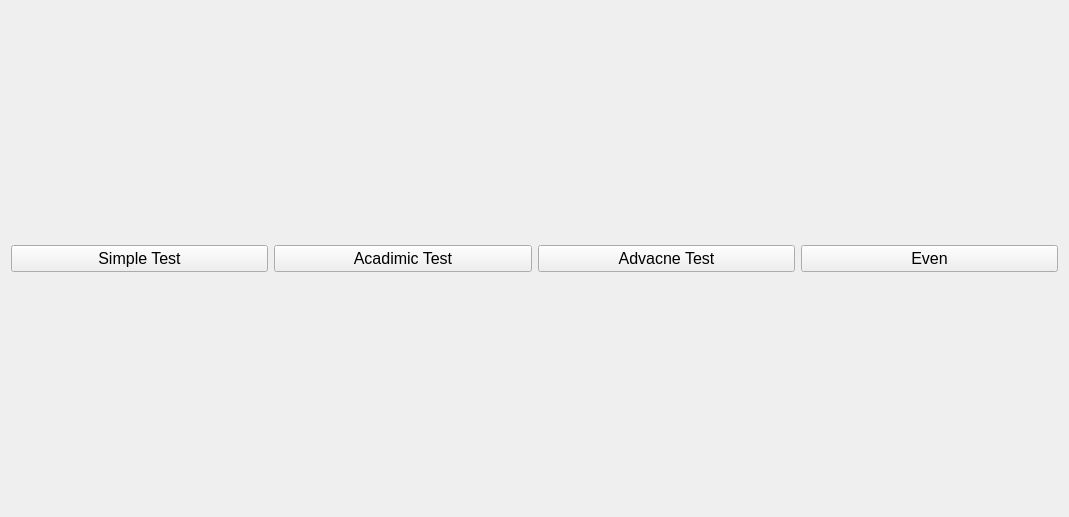
<?xml version="1.0" encoding="UTF-8"?>
<ui version="4.0">
 <class>tooltest</class>
 <widget class="QWidget" name="tooltest">
  <property name="geometry">
   <rect>
    <x>0</x>
    <y>0</y>
    <width>1069</width>
    <height>517</height>
   </rect>
  </property>
  <property name="font">
   <font>
    <pointsize>12</pointsize>
   </font>
  </property>
  <property name="windowTitle">
   <string>Form</string>
  </property>
  <layout class="QGridLayout" name="gridLayout">
   <item row="0" column="5">
    <widget class="QPushButton" name="pushButton_3">
     <property name="text">
      <string>Advacne Test</string>
     </property>
    </widget>
   </item>
   <item row="0" column="6">
    <widget class="QPushButton" name="pushButton_4">
     <property name="text">
      <string>Even</string>
     </property>
    </widget>
   </item>
   <item row="1" column="6">
    <layout class="QVBoxLayout" name="verticalLayout"/>
   </item>
   <item row="0" column="4">
    <widget class="QPushButton" name="pushButton">
     <property name="text">
      <string>Acadimic Test</string>
     </property>
    </widget>
   </item>
   <item row="0" column="3">
    <widget class="QPushButton" name="pushButton_2">
     <property name="text">
      <string>Simple Test</string>
     </property>
    </widget>
   </item>
  </layout>
 </widget>
 <resources/>
 <connections/>
</ui>
